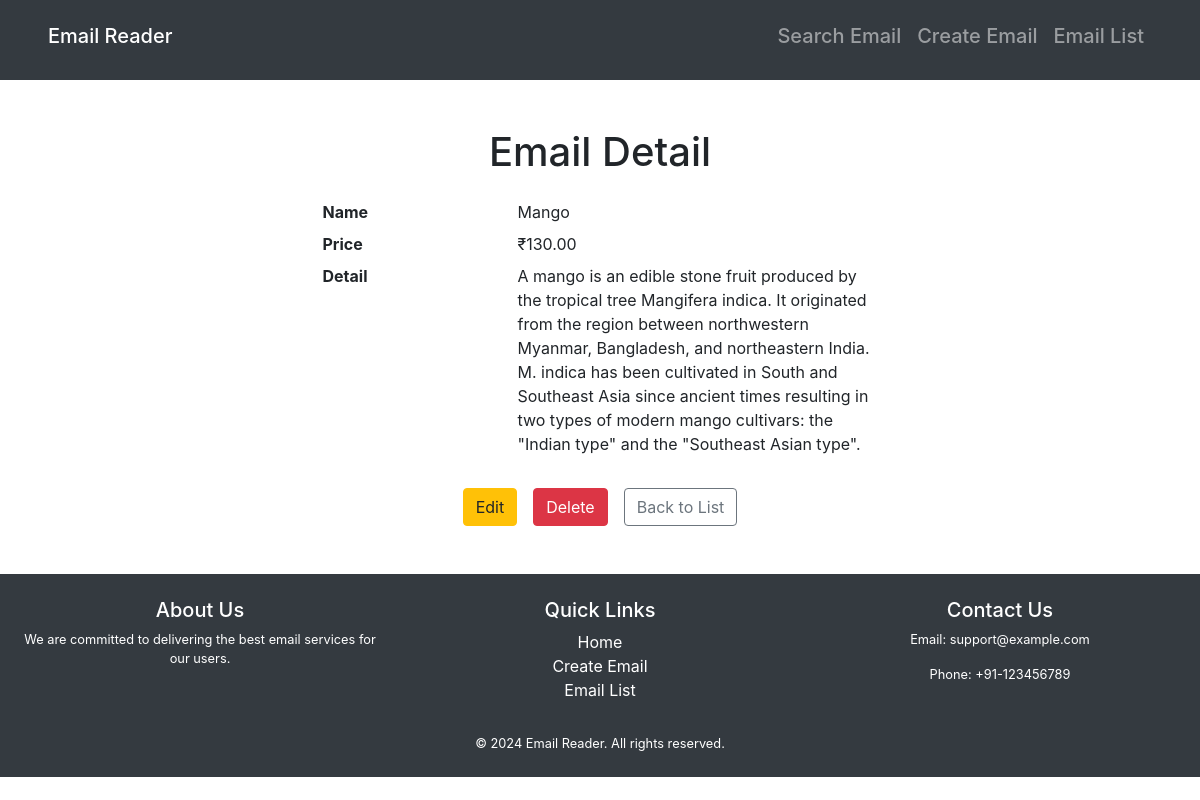
/emails/14/, run on the app's committed database.
### email_reader/models.py (models this page shows, shortened)
class EmailData(models.Model):
    email_id = models.EmailField(unique=True)
    name = models.CharField(max_length=255)
    price = models.DecimalField(max_digits=10, decimal_places=2)
    detail = models.TextField()

### email_reader/views.py (the view)
# urls.py: path('emails/<int:pk>/', views.email_detail, name='email_detail'),
def email_detail(request, pk):
    email = get_object_or_404(EmailData, pk=pk)
    return render(request, 'email_reader/email_detail.html', {'email': email})

### email_reader/templates/email_reader/email_detail.html (shortened to what this page needs)
{% extends 'email_reader/base.html' %}
{% block content %}
<div class="container-fluid my-4">
    <div class="row justify-content-center">
        <div class="col-12 col-md-8 col-lg-6">
            <h1 class="text-center mb-4">Email Detail</h1>
            <dl class="row">
                <dt class="col-sm-4">Name</dt>
                <dd class="col-sm-8">{{ email.name }}</dd>
                <dt class="col-sm-4">Price</dt>
                <dd class="col-sm-8">₹{{ email.price }}</dd>
                <dt class="col-sm-4">Detail</dt>
                <dd class="col-sm-8">{{ email.detail }}</dd>
            </dl>
            <div class="d-flex justify-content-center mt-4">
                <a href="{% url 'email_update' email.pk %}" class="btn btn-warning mx-2">Edit</a>
                <a href="{% url 'email_delete' email.pk %}" class="btn btn-danger mx-2">Delete</a>
                <a href="{% url 'email_list' %}" class="btn btn-outline-secondary mx-2">Back to List</a>
            </div>
        </div>
    </div>
</div>
{% endblock %}

### data on the page
EmailData: name "Mango", price "130.00", detail "A mango is an edible stone fruit produced by the tropical tree Mangifera indica. It originated from the region between northwestern Myanmar, Bangladesh, and northeastern India. M. indica has been cultivated in South and Southeast Asia since ancient times resulting in two types of modern mango cultivars: the \"Indian type\" and the \"Southeast Asian type\"."
